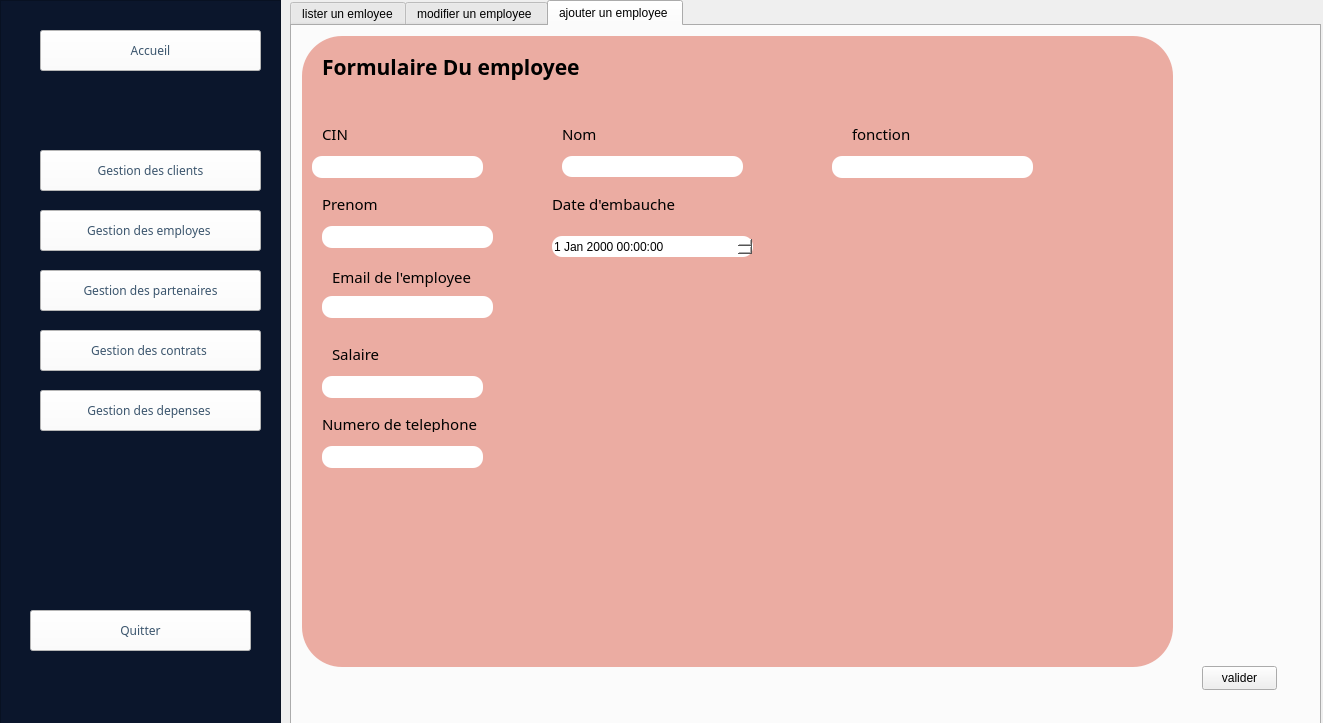
<?xml version="1.0" encoding="UTF-8"?>
<ui version="4.0">
 <class>nour</class>
 <widget class="QDialog" name="nour">
  <property name="geometry">
   <rect>
    <x>0</x>
    <y>0</y>
    <width>1323</width>
    <height>723</height>
   </rect>
  </property>
  <property name="windowTitle">
   <string>Dialog</string>
  </property>
  <widget class="QTabWidget" name="tabWidget">
   <property name="geometry">
    <rect>
     <x>290</x>
     <y>0</y>
     <width>1031</width>
     <height>751</height>
    </rect>
   </property>
   <property name="currentIndex">
    <number>2</number>
   </property>
   <widget class="QWidget" name="tab">
    <attribute name="title">
     <string>lister un emloyee</string>
    </attribute>
    <widget class="QWidget" name="widget_4" native="true">
     <property name="geometry">
      <rect>
       <x>10</x>
       <y>10</y>
       <width>1011</width>
       <height>661</height>
      </rect>
     </property>
     <property name="styleSheet">
      <string notr="true">background-color: rgb(235, 172, 162);
</string>
     </property>
     <widget class="QPushButton" name="pushButton_19">
      <property name="geometry">
       <rect>
        <x>30</x>
        <y>20</y>
        <width>171</width>
        <height>41</height>
       </rect>
      </property>
      <property name="font">
       <font>
        <family>Showcard Gothic</family>
        <pointsize>10</pointsize>
       </font>
      </property>
      <property name="styleSheet">
       <string notr="true">color: rgb(59, 85, 109);
background-color: rgb(255, 255, 255);</string>
      </property>
      <property name="text">
       <string>Supprimer </string>
      </property>
     </widget>
     <widget class="QPushButton" name="pushButton_21">
      <property name="geometry">
       <rect>
        <x>220</x>
        <y>20</y>
        <width>171</width>
        <height>41</height>
       </rect>
      </property>
      <property name="font">
       <font>
        <family>Showcard Gothic</family>
        <pointsize>10</pointsize>
       </font>
      </property>
      <property name="styleSheet">
       <string notr="true">color: rgb(59, 85, 109);
background-color: rgb(255, 255, 255);</string>
      </property>
      <property name="text">
       <string>Pdf</string>
      </property>
     </widget>
     <widget class="QPushButton" name="pushButton_22">
      <property name="geometry">
       <rect>
        <x>40</x>
        <y>490</y>
        <width>171</width>
        <height>41</height>
       </rect>
      </property>
      <property name="font">
       <font>
        <family>Showcard Gothic</family>
        <pointsize>10</pointsize>
       </font>
      </property>
      <property name="styleSheet">
       <string notr="true">color: rgb(59, 85, 109);
background-color: rgb(255, 255, 255);</string>
      </property>
      <property name="text">
       <string>Update </string>
      </property>
     </widget>
     <widget class="QTableView" name="tableView">
      <property name="geometry">
       <rect>
        <x>30</x>
        <y>130</y>
        <width>971</width>
        <height>341</height>
       </rect>
      </property>
      <property name="font">
       <font>
        <family>Trebuchet MS</family>
        <pointsize>9</pointsize>
        <italic>true</italic>
        <bold>false</bold>
       </font>
      </property>
      <property name="styleSheet">
       <string notr="true">

font: italic 9pt &quot;Trebuchet MS&quot;;</string>
      </property>
     </widget>
     <widget class="QPushButton" name="pushButton_23">
      <property name="geometry">
       <rect>
        <x>410</x>
        <y>20</y>
        <width>171</width>
        <height>41</height>
       </rect>
      </property>
      <property name="font">
       <font>
        <family>Showcard Gothic</family>
        <pointsize>10</pointsize>
       </font>
      </property>
      <property name="styleSheet">
       <string notr="true">color: rgb(59, 85, 109);
background-color: rgb(255, 255, 255);</string>
      </property>
      <property name="text">
       <string>Tri</string>
      </property>
     </widget>
     <widget class="QLineEdit" name="lineEdit_2">
      <property name="geometry">
       <rect>
        <x>30</x>
        <y>80</y>
        <width>251</width>
        <height>31</height>
       </rect>
      </property>
      <property name="styleSheet">
       <string notr="true">background-color: rgb(255, 255, 255);
border-radius: 10px;</string>
      </property>
      <property name="placeholderText">
       <string>  Recheche</string>
      </property>
     </widget>
     <widget class="QPushButton" name="pushButton_25">
      <property name="geometry">
       <rect>
        <x>240</x>
        <y>80</y>
        <width>31</width>
        <height>31</height>
       </rect>
      </property>
      <property name="styleSheet">
       <string notr="true">background-color: rgb(255, 255, 255);</string>
      </property>
      <property name="text">
       <string/>
      </property>
      <property name="icon">
       <iconset>
        <normaloff>../../../Pictures/research.png</normaloff>../../../Pictures/research.png</iconset>
      </property>
     </widget>
    </widget>
   </widget>
   <widget class="QWidget" name="widget">
    <attribute name="title">
     <string>modifier un employee </string>
    </attribute>
    <widget class="QWidget" name="widget_3" native="true">
     <property name="geometry">
      <rect>
       <x>20</x>
       <y>20</y>
       <width>861</width>
       <height>621</height>
      </rect>
     </property>
     <property name="styleSheet">
      <string notr="true">/*background-color: rgb(235, 172, 162);*/
/*background-color: rgb(190, 211, 195);*/
/*background-color: rgb(95, 194, 186);*/
background-color: rgb(235, 172, 162);
border-radius: 40px;</string>
     </property>
     <widget class="QLineEdit" name="cin_2">
      <property name="geometry">
       <rect>
        <x>10</x>
        <y>120</y>
        <width>171</width>
        <height>22</height>
       </rect>
      </property>
      <property name="font">
       <font>
        <family>Segoe Print</family>
        <bold>false</bold>
       </font>
      </property>
      <property name="styleSheet">
       <string notr="true">background-color: rgb(255, 255, 255);
border-radius: 10px;
</string>
      </property>
     </widget>
     <widget class="QLabel" name="label_8">
      <property name="geometry">
       <rect>
        <x>20</x>
        <y>90</y>
        <width>131</width>
        <height>16</height>
       </rect>
      </property>
      <property name="font">
       <font>
        <family>Segoe Print</family>
        <pointsize>11</pointsize>
        <bold>false</bold>
       </font>
      </property>
      <property name="text">
       <string>CIN</string>
      </property>
     </widget>
     <widget class="QLineEdit" name="prenom_2">
      <property name="geometry">
       <rect>
        <x>20</x>
        <y>190</y>
        <width>171</width>
        <height>22</height>
       </rect>
      </property>
      <property name="font">
       <font>
        <family>Segoe Print</family>
       </font>
      </property>
      <property name="styleSheet">
       <string notr="true">background-color: rgb(255, 255, 255);
border-radius: 10px;</string>
      </property>
     </widget>
     <widget class="QLineEdit" name="email_2">
      <property name="geometry">
       <rect>
        <x>20</x>
        <y>260</y>
        <width>171</width>
        <height>22</height>
       </rect>
      </property>
      <property name="font">
       <font>
        <family>Segoe Print</family>
       </font>
      </property>
      <property name="styleSheet">
       <string notr="true">background-color: rgb(255, 255, 255);
border-radius: 10px;</string>
      </property>
     </widget>
     <widget class="QLineEdit" name="nom_2">
      <property name="geometry">
       <rect>
        <x>260</x>
        <y>120</y>
        <width>181</width>
        <height>21</height>
       </rect>
      </property>
      <property name="font">
       <font>
        <family>Segoe Print</family>
       </font>
      </property>
      <property name="styleSheet">
       <string notr="true">background-color: rgb(255, 255, 255);
border-radius: 10px;</string>
      </property>
     </widget>
     <widget class="QLineEdit" name="salaire_2">
      <property name="geometry">
       <rect>
        <x>20</x>
        <y>340</y>
        <width>161</width>
        <height>22</height>
       </rect>
      </property>
      <property name="font">
       <font>
        <family>Segoe Print</family>
       </font>
      </property>
      <property name="styleSheet">
       <string notr="true">background-color: rgb(255, 255, 255);
border-radius: 10px;
</string>
      </property>
     </widget>
     <widget class="QLineEdit" name="fonction_2">
      <property name="geometry">
       <rect>
        <x>530</x>
        <y>120</y>
        <width>201</width>
        <height>22</height>
       </rect>
      </property>
      <property name="font">
       <font>
        <family>Segoe Print</family>
       </font>
      </property>
      <property name="styleSheet">
       <string notr="true">background-color: rgb(255, 255, 255);
border-radius: 10px;</string>
      </property>
     </widget>
     <widget class="QLabel" name="label_11">
      <property name="geometry">
       <rect>
        <x>20</x>
        <y>160</y>
        <width>131</width>
        <height>16</height>
       </rect>
      </property>
      <property name="font">
       <font>
        <family>Segoe Print</family>
        <pointsize>11</pointsize>
        <bold>false</bold>
       </font>
      </property>
      <property name="text">
       <string>Prenom</string>
      </property>
     </widget>
     <widget class="QLabel" name="label_12">
      <property name="geometry">
       <rect>
        <x>30</x>
        <y>230</y>
        <width>171</width>
        <height>21</height>
       </rect>
      </property>
      <property name="font">
       <font>
        <family>Segoe Print</family>
        <pointsize>11</pointsize>
        <bold>false</bold>
       </font>
      </property>
      <property name="text">
       <string>Email de l'employee</string>
      </property>
     </widget>
     <widget class="QLabel" name="label_13">
      <property name="geometry">
       <rect>
        <x>30</x>
        <y>310</y>
        <width>161</width>
        <height>16</height>
       </rect>
      </property>
      <property name="font">
       <font>
        <family>Segoe Print</family>
        <pointsize>11</pointsize>
        <bold>false</bold>
       </font>
      </property>
      <property name="text">
       <string>Salaire</string>
      </property>
     </widget>
     <widget class="QLabel" name="label_14">
      <property name="geometry">
       <rect>
        <x>20</x>
        <y>380</y>
        <width>201</width>
        <height>16</height>
       </rect>
      </property>
      <property name="font">
       <font>
        <family>Segoe Print</family>
        <pointsize>11</pointsize>
        <bold>false</bold>
       </font>
      </property>
      <property name="text">
       <string>Numero de telephone </string>
      </property>
     </widget>
     <widget class="QLabel" name="label_15">
      <property name="geometry">
       <rect>
        <x>260</x>
        <y>90</y>
        <width>181</width>
        <height>16</height>
       </rect>
      </property>
      <property name="font">
       <font>
        <family>Segoe Print</family>
        <pointsize>11</pointsize>
        <bold>false</bold>
       </font>
      </property>
      <property name="text">
       <string>Nom</string>
      </property>
     </widget>
     <widget class="QLabel" name="label_16">
      <property name="geometry">
       <rect>
        <x>250</x>
        <y>160</y>
        <width>151</width>
        <height>16</height>
       </rect>
      </property>
      <property name="font">
       <font>
        <family>Segoe Print</family>
        <pointsize>11</pointsize>
        <bold>false</bold>
       </font>
      </property>
      <property name="text">
       <string>Date d'embauche </string>
      </property>
     </widget>
     <widget class="QLabel" name="label_17">
      <property name="geometry">
       <rect>
        <x>20</x>
        <y>10</y>
        <width>351</width>
        <height>41</height>
       </rect>
      </property>
      <property name="font">
       <font>
        <family>Segoe Print</family>
        <pointsize>16</pointsize>
        <bold>true</bold>
       </font>
      </property>
      <property name="styleSheet">
       <string notr="true">color: rgb(0, 0, 0);</string>
      </property>
      <property name="text">
       <string>Modifier un employee</string>
      </property>
     </widget>
     <widget class="QLabel" name="label_18">
      <property name="geometry">
       <rect>
        <x>550</x>
        <y>90</y>
        <width>181</width>
        <height>16</height>
       </rect>
      </property>
      <property name="font">
       <font>
        <family>Segoe Print</family>
        <pointsize>11</pointsize>
        <bold>false</bold>
       </font>
      </property>
      <property name="text">
       <string>fonction</string>
      </property>
     </widget>
     <widget class="QLineEdit" name="numero_2">
      <property name="geometry">
       <rect>
        <x>20</x>
        <y>410</y>
        <width>161</width>
        <height>22</height>
       </rect>
      </property>
      <property name="font">
       <font>
        <family>Segoe Print</family>
       </font>
      </property>
      <property name="styleSheet">
       <string notr="true">background-color: rgb(255, 255, 255);
border-radius: 10px;
</string>
      </property>
     </widget>
     <widget class="QDateTimeEdit" name="deb_2">
      <property name="geometry">
       <rect>
        <x>250</x>
        <y>200</y>
        <width>201</width>
        <height>21</height>
       </rect>
      </property>
      <property name="styleSheet">
       <string notr="true">background-color: rgb(255, 255, 255);
border-radius: 10px;</string>
      </property>
     </widget>
    </widget>
    <widget class="QPushButton" name="pushButton_9">
     <property name="geometry">
      <rect>
       <x>860</x>
       <y>650</y>
       <width>151</width>
       <height>31</height>
      </rect>
     </property>
     <property name="font">
      <font>
       <family>Segoe Print</family>
       <pointsize>10</pointsize>
       <bold>true</bold>
      </font>
     </property>
     <property name="styleSheet">
      <string notr="true">background-color: rgb(255, 255, 255);
</string>
     </property>
     <property name="text">
      <string>valider </string>
     </property>
    </widget>
   </widget>
   <widget class="QWidget" name="tab_2">
    <attribute name="title">
     <string>ajouter un employee </string>
    </attribute>
    <widget class="QWidget" name="widget_2" native="true">
     <property name="geometry">
      <rect>
       <x>10</x>
       <y>10</y>
       <width>871</width>
       <height>631</height>
      </rect>
     </property>
     <property name="styleSheet">
      <string notr="true">/*background-color: rgb(235, 172, 162);*/
/*background-color: rgb(190, 211, 195);*/
/*background-color: rgb(95, 194, 186);*/
background-color: rgb(235, 172, 162);
border-radius: 40px;</string>
     </property>
     <widget class="QLineEdit" name="cin">
      <property name="geometry">
       <rect>
        <x>10</x>
        <y>120</y>
        <width>171</width>
        <height>22</height>
       </rect>
      </property>
      <property name="font">
       <font>
        <family>Segoe Print</family>
        <bold>false</bold>
       </font>
      </property>
      <property name="styleSheet">
       <string notr="true">background-color: rgb(255, 255, 255);
border-radius: 10px;
</string>
      </property>
     </widget>
     <widget class="QLabel" name="label">
      <property name="geometry">
       <rect>
        <x>20</x>
        <y>90</y>
        <width>131</width>
        <height>16</height>
       </rect>
      </property>
      <property name="font">
       <font>
        <family>Segoe Print</family>
        <pointsize>11</pointsize>
        <bold>false</bold>
       </font>
      </property>
      <property name="text">
       <string>CIN</string>
      </property>
     </widget>
     <widget class="QLineEdit" name="prenom">
      <property name="geometry">
       <rect>
        <x>20</x>
        <y>190</y>
        <width>171</width>
        <height>22</height>
       </rect>
      </property>
      <property name="font">
       <font>
        <family>Segoe Print</family>
       </font>
      </property>
      <property name="styleSheet">
       <string notr="true">background-color: rgb(255, 255, 255);
border-radius: 10px;</string>
      </property>
     </widget>
     <widget class="QLineEdit" name="email">
      <property name="geometry">
       <rect>
        <x>20</x>
        <y>260</y>
        <width>171</width>
        <height>22</height>
       </rect>
      </property>
      <property name="font">
       <font>
        <family>Segoe Print</family>
       </font>
      </property>
      <property name="styleSheet">
       <string notr="true">background-color: rgb(255, 255, 255);
border-radius: 10px;</string>
      </property>
     </widget>
     <widget class="QLineEdit" name="nom">
      <property name="geometry">
       <rect>
        <x>260</x>
        <y>120</y>
        <width>181</width>
        <height>21</height>
       </rect>
      </property>
      <property name="font">
       <font>
        <family>Segoe Print</family>
       </font>
      </property>
      <property name="styleSheet">
       <string notr="true">background-color: rgb(255, 255, 255);
border-radius: 10px;</string>
      </property>
     </widget>
     <widget class="QLineEdit" name="salaire">
      <property name="geometry">
       <rect>
        <x>20</x>
        <y>340</y>
        <width>161</width>
        <height>22</height>
       </rect>
      </property>
      <property name="font">
       <font>
        <family>Segoe Print</family>
       </font>
      </property>
      <property name="styleSheet">
       <string notr="true">background-color: rgb(255, 255, 255);
border-radius: 10px;
</string>
      </property>
     </widget>
     <widget class="QLineEdit" name="fonction">
      <property name="geometry">
       <rect>
        <x>530</x>
        <y>120</y>
        <width>201</width>
        <height>22</height>
       </rect>
      </property>
      <property name="font">
       <font>
        <family>Segoe Print</family>
       </font>
      </property>
      <property name="styleSheet">
       <string notr="true">background-color: rgb(255, 255, 255);
border-radius: 10px;</string>
      </property>
     </widget>
     <widget class="QLabel" name="label_5">
      <property name="geometry">
       <rect>
        <x>20</x>
        <y>160</y>
        <width>131</width>
        <height>16</height>
       </rect>
      </property>
      <property name="font">
       <font>
        <family>Segoe Print</family>
        <pointsize>11</pointsize>
        <bold>false</bold>
       </font>
      </property>
      <property name="text">
       <string>Prenom</string>
      </property>
     </widget>
     <widget class="QLabel" name="label_2">
      <property name="geometry">
       <rect>
        <x>30</x>
        <y>230</y>
        <width>171</width>
        <height>21</height>
       </rect>
      </property>
      <property name="font">
       <font>
        <family>Segoe Print</family>
        <pointsize>11</pointsize>
        <bold>false</bold>
       </font>
      </property>
      <property name="text">
       <string>Email de l'employee</string>
      </property>
     </widget>
     <widget class="QLabel" name="label_3">
      <property name="geometry">
       <rect>
        <x>30</x>
        <y>310</y>
        <width>161</width>
        <height>16</height>
       </rect>
      </property>
      <property name="font">
       <font>
        <family>Segoe Print</family>
        <pointsize>11</pointsize>
        <bold>false</bold>
       </font>
      </property>
      <property name="text">
       <string>Salaire</string>
      </property>
     </widget>
     <widget class="QLabel" name="label_6">
      <property name="geometry">
       <rect>
        <x>20</x>
        <y>380</y>
        <width>201</width>
        <height>16</height>
       </rect>
      </property>
      <property name="font">
       <font>
        <family>Segoe Print</family>
        <pointsize>11</pointsize>
        <bold>false</bold>
       </font>
      </property>
      <property name="text">
       <string>Numero de telephone </string>
      </property>
     </widget>
     <widget class="QLabel" name="label_4">
      <property name="geometry">
       <rect>
        <x>260</x>
        <y>90</y>
        <width>181</width>
        <height>16</height>
       </rect>
      </property>
      <property name="font">
       <font>
        <family>Segoe Print</family>
        <pointsize>11</pointsize>
        <bold>false</bold>
       </font>
      </property>
      <property name="text">
       <string>Nom</string>
      </property>
     </widget>
     <widget class="QLabel" name="label_9">
      <property name="geometry">
       <rect>
        <x>250</x>
        <y>160</y>
        <width>151</width>
        <height>16</height>
       </rect>
      </property>
      <property name="font">
       <font>
        <family>Segoe Print</family>
        <pointsize>11</pointsize>
        <bold>false</bold>
       </font>
      </property>
      <property name="text">
       <string>Date d'embauche </string>
      </property>
     </widget>
     <widget class="QLabel" name="label_7">
      <property name="geometry">
       <rect>
        <x>20</x>
        <y>10</y>
        <width>351</width>
        <height>41</height>
       </rect>
      </property>
      <property name="font">
       <font>
        <family>Segoe Print</family>
        <pointsize>16</pointsize>
        <bold>true</bold>
       </font>
      </property>
      <property name="styleSheet">
       <string notr="true">color: rgb(0, 0, 0);</string>
      </property>
      <property name="text">
       <string>Formulaire Du employee </string>
      </property>
     </widget>
     <widget class="QLabel" name="label_10">
      <property name="geometry">
       <rect>
        <x>550</x>
        <y>90</y>
        <width>181</width>
        <height>16</height>
       </rect>
      </property>
      <property name="font">
       <font>
        <family>Segoe Print</family>
        <pointsize>11</pointsize>
        <bold>false</bold>
       </font>
      </property>
      <property name="text">
       <string>fonction</string>
      </property>
     </widget>
     <widget class="QLineEdit" name="numero">
      <property name="geometry">
       <rect>
        <x>20</x>
        <y>410</y>
        <width>161</width>
        <height>22</height>
       </rect>
      </property>
      <property name="font">
       <font>
        <family>Segoe Print</family>
       </font>
      </property>
      <property name="styleSheet">
       <string notr="true">background-color: rgb(255, 255, 255);
border-radius: 10px;
</string>
      </property>
     </widget>
     <widget class="QDateTimeEdit" name="de">
      <property name="geometry">
       <rect>
        <x>250</x>
        <y>200</y>
        <width>201</width>
        <height>21</height>
       </rect>
      </property>
      <property name="styleSheet">
       <string notr="true">background-color: rgb(255, 255, 255);
border-radius: 10px;</string>
      </property>
     </widget>
    </widget>
    <widget class="QPushButton" name="pushButton_8">
     <property name="geometry">
      <rect>
       <x>910</x>
       <y>640</y>
       <width>75</width>
       <height>24</height>
      </rect>
     </property>
     <property name="text">
      <string>valider</string>
     </property>
    </widget>
   </widget>
  </widget>
  <widget class="QFrame" name="frame">
   <property name="geometry">
    <rect>
     <x>0</x>
     <y>0</y>
     <width>281</width>
     <height>791</height>
    </rect>
   </property>
   <property name="styleSheet">
    <string notr="true">background-color: rgb(11, 22, 44);</string>
   </property>
   <property name="frameShape">
    <enum>QFrame::StyledPanel</enum>
   </property>
   <property name="frameShadow">
    <enum>QFrame::Raised</enum>
   </property>
   <widget class="QPushButton" name="pushButton">
    <property name="geometry">
     <rect>
      <x>40</x>
      <y>30</y>
      <width>221</width>
      <height>41</height>
     </rect>
    </property>
    <property name="font">
     <font>
      <family>Showcard Gothic</family>
     </font>
    </property>
    <property name="styleSheet">
     <string notr="true">background-color: rgb(255, 255, 255);
color: rgb(59, 85, 109);
  padding: 10px ;</string>
    </property>
    <property name="text">
     <string>Accueil</string>
    </property>
   </widget>
   <widget class="QPushButton" name="pushButton_2">
    <property name="geometry">
     <rect>
      <x>40</x>
      <y>150</y>
      <width>221</width>
      <height>41</height>
     </rect>
    </property>
    <property name="font">
     <font>
      <family>Showcard Gothic</family>
     </font>
    </property>
    <property name="styleSheet">
     <string notr="true">background-color: rgb(255, 255, 255);
color: rgb(59, 85, 109);</string>
    </property>
    <property name="text">
     <string>Gestion des clients</string>
    </property>
   </widget>
   <widget class="QPushButton" name="pushButton_3">
    <property name="geometry">
     <rect>
      <x>40</x>
      <y>210</y>
      <width>221</width>
      <height>41</height>
     </rect>
    </property>
    <property name="font">
     <font>
      <family>Showcard Gothic</family>
     </font>
    </property>
    <property name="styleSheet">
     <string notr="true">background-color: rgb(255, 255, 255);
color: rgb(59, 85, 109);</string>
    </property>
    <property name="text">
     <string>Gestion des employes </string>
    </property>
   </widget>
   <widget class="QPushButton" name="pushButton_4">
    <property name="geometry">
     <rect>
      <x>40</x>
      <y>270</y>
      <width>221</width>
      <height>41</height>
     </rect>
    </property>
    <property name="font">
     <font>
      <family>Showcard Gothic</family>
     </font>
    </property>
    <property name="styleSheet">
     <string notr="true">background-color: rgb(255, 255, 255);
color: rgb(59, 85, 109);</string>
    </property>
    <property name="text">
     <string>Gestion des partenaires</string>
    </property>
   </widget>
   <widget class="QPushButton" name="pushButton_5">
    <property name="geometry">
     <rect>
      <x>40</x>
      <y>330</y>
      <width>221</width>
      <height>41</height>
     </rect>
    </property>
    <property name="font">
     <font>
      <family>Showcard Gothic</family>
     </font>
    </property>
    <property name="styleSheet">
     <string notr="true">background-color: rgb(255, 255, 255);
color: rgb(59, 85, 109);</string>
    </property>
    <property name="text">
     <string>Gestion des contrats </string>
    </property>
   </widget>
   <widget class="QPushButton" name="pushButton_6">
    <property name="geometry">
     <rect>
      <x>40</x>
      <y>390</y>
      <width>221</width>
      <height>41</height>
     </rect>
    </property>
    <property name="font">
     <font>
      <family>Showcard Gothic</family>
     </font>
    </property>
    <property name="styleSheet">
     <string notr="true">background-color: rgb(255, 255, 255);
color: rgb(59, 85, 109);</string>
    </property>
    <property name="text">
     <string>Gestion des depenses </string>
    </property>
   </widget>
   <widget class="QPushButton" name="pushButton_7">
    <property name="geometry">
     <rect>
      <x>30</x>
      <y>610</y>
      <width>221</width>
      <height>41</height>
     </rect>
    </property>
    <property name="font">
     <font>
      <family>Showcard Gothic</family>
     </font>
    </property>
    <property name="styleSheet">
     <string notr="true">background-color: rgb(255, 255, 255);
color: rgb(59, 85, 109);</string>
    </property>
    <property name="text">
     <string>Quitter</string>
    </property>
   </widget>
  </widget>
 </widget>
 <resources/>
 <connections/>
</ui>
